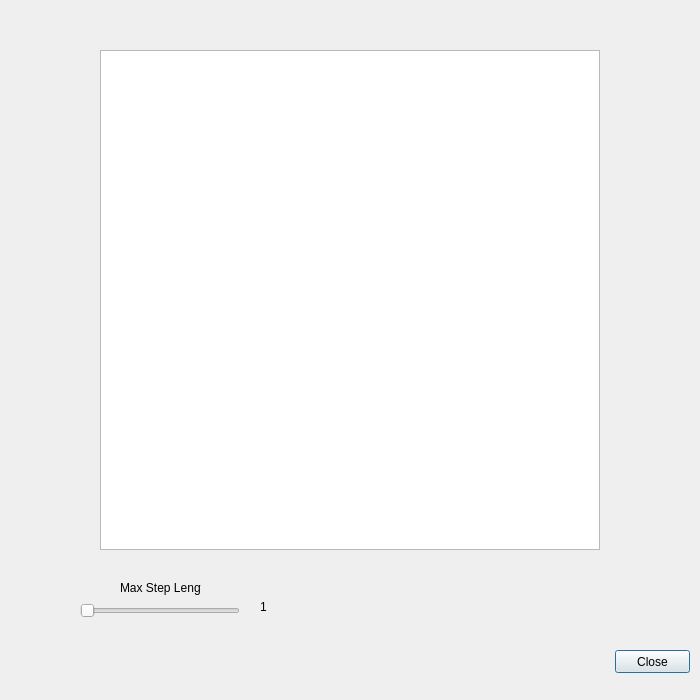
<?xml version="1.0" encoding="UTF-8"?>
<ui version="4.0">
 <class>RandomWalks</class>
 <widget class="QDialog" name="RandomWalks">
  <property name="enabled">
   <bool>true</bool>
  </property>
  <property name="geometry">
   <rect>
    <x>0</x>
    <y>0</y>
    <width>700</width>
    <height>700</height>
   </rect>
  </property>
  <property name="windowTitle">
   <string>Dialog</string>
  </property>
  <widget class="QPushButton" name="backMain">
   <property name="enabled">
    <bool>true</bool>
   </property>
   <property name="geometry">
    <rect>
     <x>615</x>
     <y>650</y>
     <width>75</width>
     <height>23</height>
    </rect>
   </property>
   <property name="text">
    <string>Close</string>
   </property>
  </widget>
  <widget class="QSlider" name="maxStepLengthSlider">
   <property name="enabled">
    <bool>true</bool>
   </property>
   <property name="geometry">
    <rect>
     <x>80</x>
     <y>600</y>
     <width>160</width>
     <height>22</height>
    </rect>
   </property>
   <property name="minimum">
    <number>1</number>
   </property>
   <property name="maximum">
    <number>10</number>
   </property>
   <property name="orientation">
    <enum>Qt::Horizontal</enum>
   </property>
  </widget>
  <widget class="QLabel" name="maxStepLengthLabel">
   <property name="enabled">
    <bool>true</bool>
   </property>
   <property name="geometry">
    <rect>
     <x>120</x>
     <y>580</y>
     <width>81</width>
     <height>16</height>
    </rect>
   </property>
   <property name="text">
    <string>Max Step Length</string>
   </property>
  </widget>
  <widget class="QLabel" name="maxStepSliderLabel">
   <property name="enabled">
    <bool>true</bool>
   </property>
   <property name="geometry">
    <rect>
     <x>260</x>
     <y>600</y>
     <width>47</width>
     <height>13</height>
    </rect>
   </property>
   <property name="text">
    <string>1</string>
   </property>
  </widget>
  <widget class="QGraphicsView" name="randomWalkArea">
   <property name="geometry">
    <rect>
     <x>100</x>
     <y>50</y>
     <width>500</width>
     <height>500</height>
    </rect>
   </property>
  </widget>
 </widget>
 <resources/>
 <connections/>
</ui>
